Frame 1 (no input): blank canvas, image omitted
Frame 60 (the mouse pressed at the canvas centre just before this capture): blank canvas, image omitted
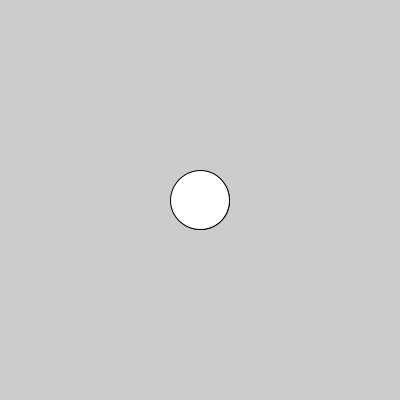
Frame 120 (the mouse held since frame 60 and released just before this capture)

The Processing sketch whose frames 1 and 60 were blank and that drew this single picture after the mouse press (run headless with seeded random() and noise(); from frame 60 on, the mouse is pressed at the canvas centre):

// Processing sketch: prac2
// ── prac2.pde
int contador, posX, posY;
boolean click = false;

void setup() {
  size(400, 400);
  contador = 0;
}

void draw() {
  if (click) {
    ellipse(posX, posY, contador, contador);
    contador++;
    if (contador > 100) {
      contador = 0;
      click = false;
    }
  }
}

void mousePressed() {
  if (!click) {
    click = true;
    posX = mouseX;
    posY = mouseY;
  }
}
